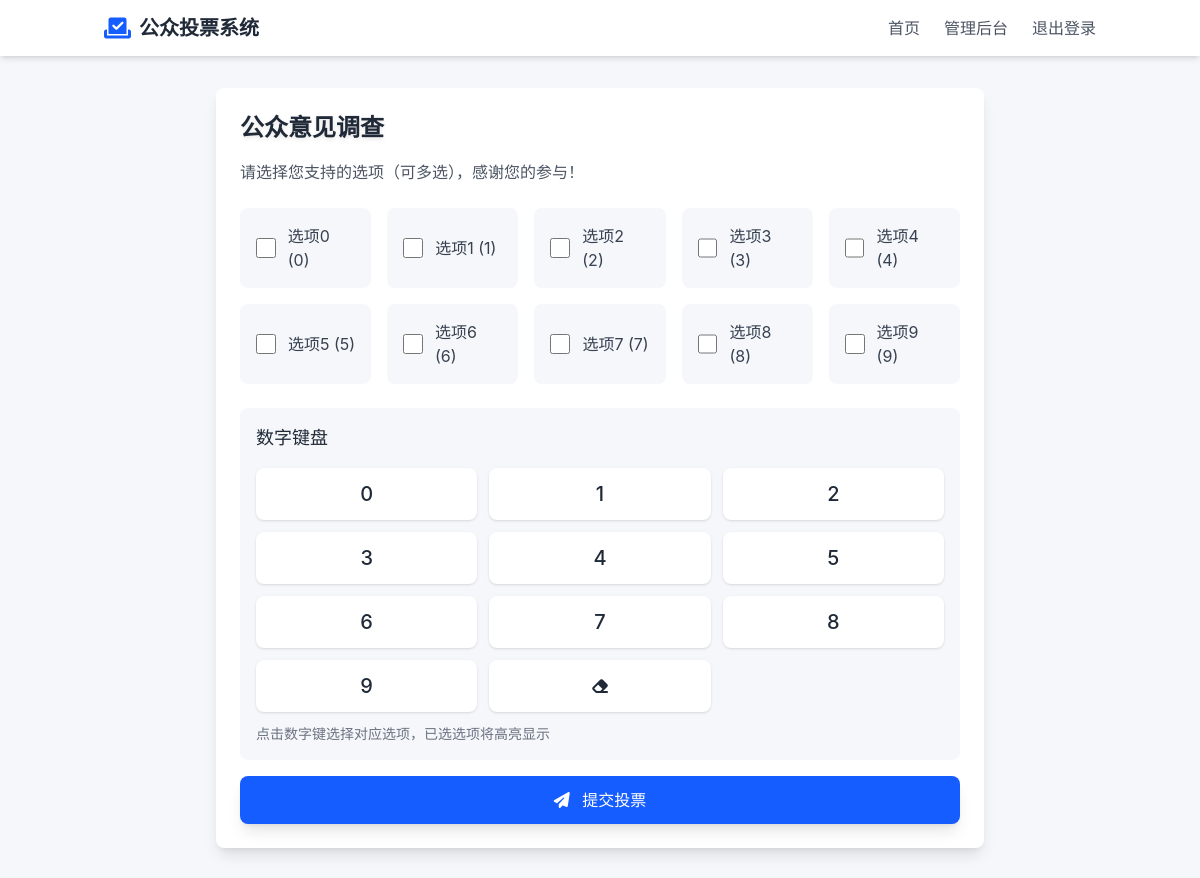
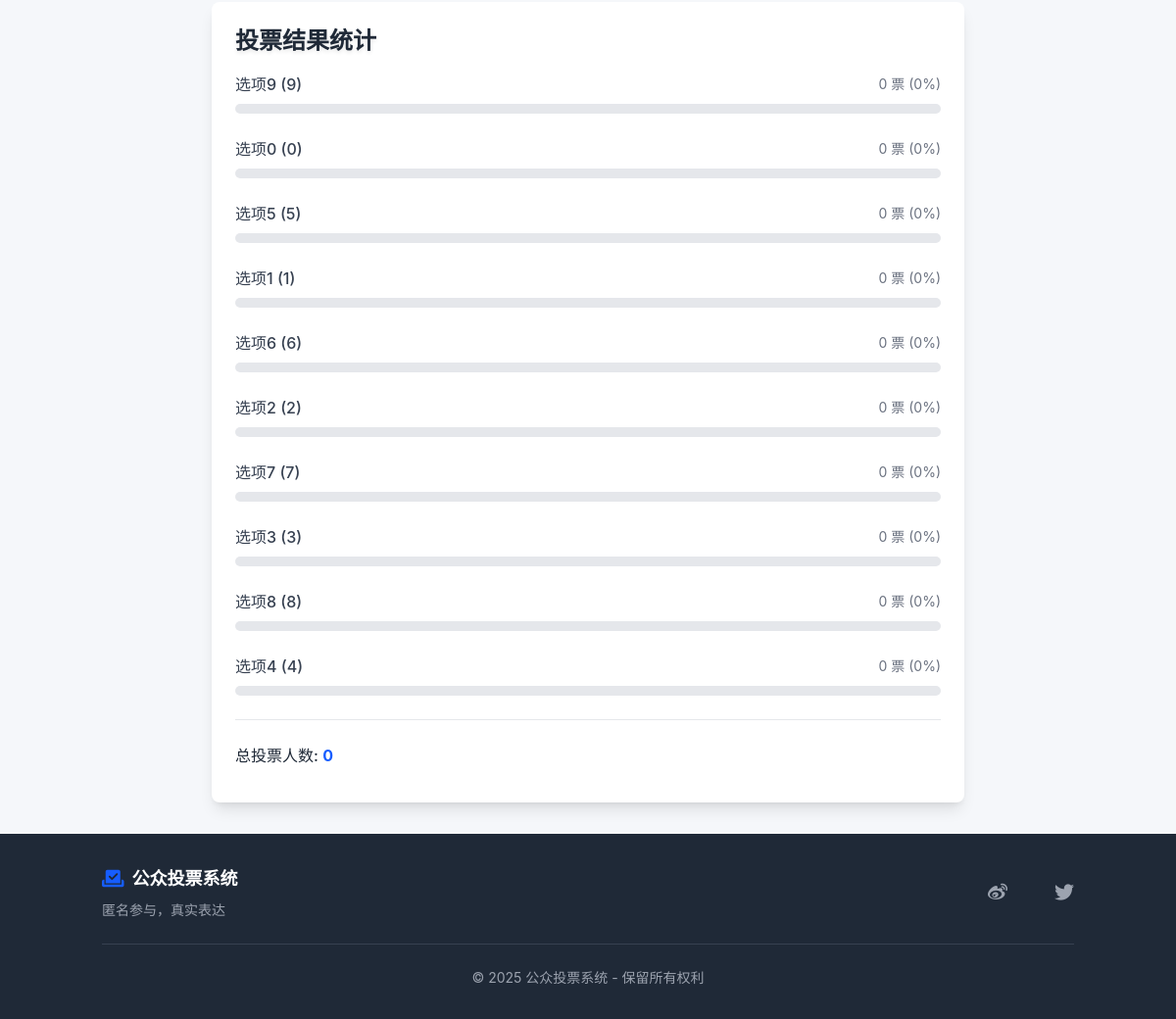
/index.php?skip=1 (signed in), run on the app's committed database (2 pictures, top to bottom).
### tables this page shows
CREATE TABLE IF NOT EXISTS `options` (
    `id` int(11) NOT NULL AUTO_INCREMENT,
    `code` varchar(10) NOT NULL,
    `name` varchar(255) NOT NULL,
    `created_at` datetime DEFAULT CURRENT_TIMESTAMP,
    PRIMARY KEY (`id`),
    UNIQUE KEY `code` (`code`)
);

### index.php (the view, shortened to what this page needs)
<?php
require_once 'config.php';
$isEmbedded = isset($_GET['embed']) && $_GET['embed'] == 1;
?>
<!DOCTYPE html>
<html lang="zh-CN">
<head>
    <script src="https://cdn.tailwindcss.com"></script>
    <link href="https://cdnjs.cloudflare.com/ajax/libs/font-awesome/6.7.2/css/all.min.css" rel="stylesheet">
</head>
<body class="font-inter bg-neutral min-h-screen flex flex-col <?php echo $isEmbedded ? 'p-0 m-0' : ''; ?>">
    <?php if (!$isEmbedded): ?>
    <nav class="bg-white shadow-md sticky top-0 z-50 transition-all duration-300" id="navbar">
        <div class="container mx-auto px-4 py-3 flex justify-between items-center">
            <div class="flex items-center space-x-2">
                <i class="fa-solid fa-vote-yea text-primary text-2xl"></i>
                <h1 class="text-xl font-bold text-gray-800">公众投票系统</h1>
            </div>
            <div class="hidden md:flex items-center space-x-6">
                <a href="index.php" class="text-gray-600 hover:text-primary transition-colors">首页</a>
                <?php if (isset($_SESSION['admin'])): ?>
                    <a href="admin.php" class="text-gray-600 hover:text-primary transition-colors">管理后台</a>
                    <a href="logout.php" class="text-gray-600 hover:text-primary transition-colors">退出登录</a>
                <?php else: ?>
                    <a href="login.php" class="text-gray-600 hover:text-primary transition-colors">管理员登录</a>
                <?php endif; ?>
            </div>
        </div>
    </nav>
    <?php endif; ?>
    <main class="flex-grow container mx-auto px-4 py-8 <?php echo $isEmbedded ? 'max-w-none w-full p-0' : ''; ?>">
        <?php if (isset($message)): ?>
            <div class="bg-white rounded-lg shadow-lg p-6 max-w-3xl mx-auto mb-8">
                <h2 class="text-2xl font-bold text-gray-800 mb-4"><?= $message ?></h2>
                <?php if (isset($_SESSION['admin'])): ?>
                    <a href="admin.php" class="inline-flex items-center px-4 py-2 bg-primary text-white rounded-md hover:bg-primary/90 transition-colors">
                        <i class="fa-solid fa-cog mr-2"></i> 管理投票
                    </a>
                <?php endif; ?>
            </div>
        <?php else: ?>
            <div class="bg-white rounded-lg shadow-lg p-6 max-w-3xl mx-auto mb-8 transform transition-all duration-500 opacity-0 translate-y-4 <?php echo $isEmbedded ? 'max-w-none' : ''; ?>" id="voteCard">
                <h2 class="text-2xl font-bold text-gray-800 mb-4 text-shadow">公众意见调查</h2>
                <p class="text-gray-600 mb-6">请选择您支持的选项（可多选），感谢您的参与！</p>
                <form id="voteForm" class="space-y-4">
                    <div class="grid grid-cols-1 md:grid-cols-5 gap-4 mb-6">
                        <?php
                        $stmt = $pdo->query("SELECT * FROM options ORDER BY id ASC LIMIT 10");
                        $options = $stmt->fetchAll(PDO::FETCH_ASSOC);
                        foreach ($options as $option) {
                            echo '<div class="flex items-center space-x-3 card-hover bg-neutral p-4 rounded-lg">';
                            echo '<input type="checkbox" id="option_' . $option['id'] . '" name="options[]" value="' . $option['code'] . '" class="h-5 w-5 text-primary focus:ring-primary border-gray-300 rounded option-checkbox">';
                            echo '<label for="option_' . $option['id'] . '" class="text-gray-700 cursor-pointer">' . $option['name'] . ' (' . $option['code'] . ')</label>';
                            echo '</div>';
                        }
                        ?>
                    </div>
                    <div class="bg-neutral rounded-lg p-4 mb-6">
                        <h3 class="text-lg font-medium text-gray-800 mb-4">数字键盘</h3>
                        <div class="grid grid-cols-3 gap-3" id="numericKeyboard">
                            <?php for ($i = 0; $i <= 9; $i++): ?>
                                <button type="button" class="keyboard-button bg-white hover:bg-gray-100 text-gray-800 font-medium py-3 px-4 rounded-lg shadow transition-all duration-200 flex items-center justify-center text-xl" data-code="<?= $i ?>">
                                    <?= $i ?>
                                </button>
                            <?php endfor; ?>
                            <button type="button" class="keyboard-button bg-white hover:bg-gray-100 text-gray-800 font-medium py-3 px-4 rounded-lg shadow transition-all duration-200 flex items-center justify-center" id="clearAll">
                                <i class="fa-solid fa-eraser"></i>
                            </button>
                        </div>
                        <p class="mt-3 text-sm text-gray-500">点击数字键选择对应选项，已选选项将高亮显示</p>
                    </div>
                    <div class="mt-6">
                        <button type="submit" id="voteBtn" class="w-full bg-primary hover:bg-primary/90 text-white font-medium py-3 px-4 rounded-lg transition-all duration-300 transform hover:scale-[1.02] active:scale-[0.98] focus:outline-none focus:ring-2 focus:ring-primary/50 shadow-lg">
                            <i class="fa-solid fa-paper-plane mr-2"></i> 提交投票
                        </button>
                    </div>
                </form>
            </div>
        <?php endif; ?>
        <div class="bg-white rounded-lg shadow-lg p-6 max-w-3xl mx-auto transform transition-all duration-500 opacity-0 translate-y-4 <?php echo $isEmbedded ? 'max-w-none' : ''; ?>" id="resultsCard">
            <h2 class="text-2xl font-bold text-gray-800 mb-4 text-shadow">投票结果统计</h2>
            <div class="space-y-6">
                <?php
                $stmt = $pdo->query("
                    SELECT o.code, o.name, COUNT(v.option_code) as votes
                    FROM options o
                    LEFT JOIN votes v ON o.code = v.option_code
                    GROUP BY o.code, o.name
                    ORDER BY votes DESC
                ");
                $results = $stmt->fetchAll(PDO::FETCH_ASSOC);
                $totalVotes = array_sum(array_column($results, 'votes'));
                foreach ($results as $result) {
                    $percentage = $totalVotes > 0 ? ($result['votes'] / $totalVotes) * 100 : 0;
                    $percentage = round($percentage, 1);
                    echo '<div class="space-y-2">';
                    echo '<div class="flex justify-between items-center">';
                    echo '<span class="font-medium text-gray-700">' . $result['name'] . ' (' . $result['code'] . ')</span>';
                    echo '<span class="text-sm text-gray-500">' . $result['votes'] . ' 票 (' . $percentage . '%)</span>';
                    echo '</div>';
                    echo '<div class="w-full bg-gray-200 rounded-full h-2.5">';
                    echo '</div>';
                    echo '</div>';
                }
                ?>
                <div class="mt-6 pt-6 border-t border-gray-200">
                    <h3 class="font-medium text-gray-800 mb-3">总投票人数: <span class="text-primary font-bold"><?= $totalVotes ?></span></h3>
                </div>
            </div>
        </div>
    </main>
    <?php if (!$isEmbedded): ?>
    <footer class="bg-gray-800 text-white py-8">
        <div class="container mx-auto px-4">
            <div class="flex flex-col md:flex-row justify-between items-center">
                <div class="mb-4 md:mb-0">
                    <div class="flex items-center space-x-2">
                        <i class="fa-solid fa-vote-yea text-primary text-xl"></i>
                        <span class="font-bold text-lg">公众投票系统</span>
                    </div>
                    <p class="text-gray-400 mt-2 text-sm">匿名参与，真实表达</p>
                </div>
                <div class="flex space-x-6">
                    <a href="#" class="text-gray-400 hover:text-white transition-colors">
                        <i class="fa-brands fa-weibo text-xl"></i>
                    </a>
                    <a href="#" class="text-gray-400 hover:text-white transition-colors">
                        <i class="fa-brands fa-twitter text-xl"></i>
                    </a>
                </div>
            </div>
            <div class="border-t border-gray-700 mt-6 pt-6 text-center text-gray-400 text-sm">
                <p>© 2025 公众投票系统 - 保留所有权利</p>
            </div>
        </div>
    </footer>
    <?php endif; ?>
</body>
</html>

### data on the page
options: name "选项0", code "0"
options: name "选项1", code "1"
options: name "选项2", code "2"
options: name "选项3", code "3"
options: name "选项4", code "4"
options: name "选项5", code "5"
options: name "选项6", code "6"
options: name "选项7", code "7"
options: name "选项8", code "8"
options: name "选项9", code "9"

### other printed values
$result['name'] "选项9"
$result['code'] "9"
$result['votes'] "0"
$percentage "0"
$result['name'] "选项0"
$result['code'] "0"
$result['name'] "选项5"
$result['code'] "5"
$result['name'] "选项1"
$result['code'] "1"
$result['name'] "选项6"
$result['code'] "6"
$result['name'] "选项2"
$result['code'] "2"
$result['name'] "选项7"
